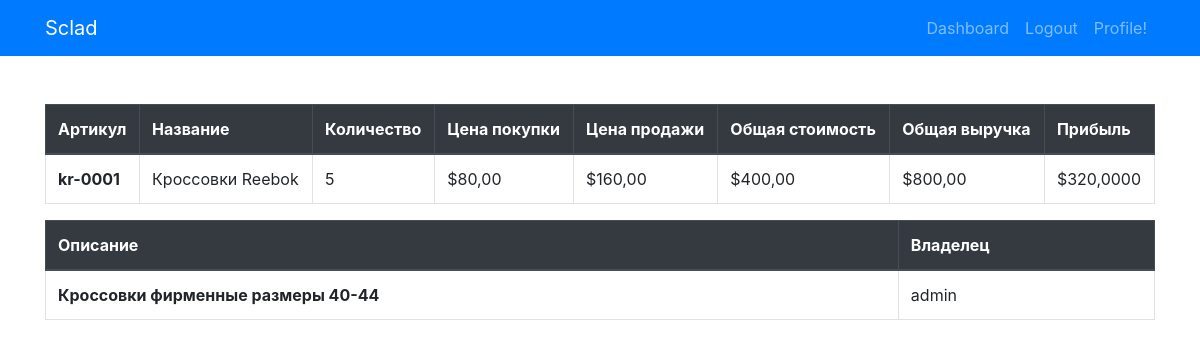
/products/3/ (signed in), run on an earlier commit of the app's database.
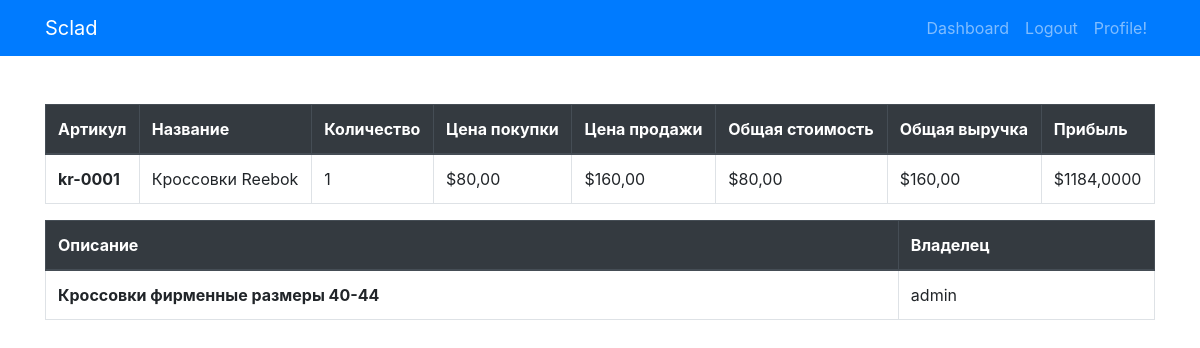
And on a later commit of the database.
### sclad/models.py (models this page shows, shortened)
class Product(models.Model):
    article_number = models.CharField(max_length=50, unique=True, null=True)
    name = models.CharField(max_length=255)
    description = models.TextField()
    purchase_price = models.DecimalField(max_digits=10, decimal_places=2)
    sell_price = models.DecimalField(max_digits=10, decimal_places=2)
    quantity = models.IntegerField()
    user = models.ForeignKey('accounts.User', on_delete=models.CASCADE)
    @property
    def total_arrival_quantity(self):
        return sum(ac.quantity for ac in self.arrivalcomposition_set.all())
    @property
    def total_expense_quantity(self):
        return sum(ec.quantity for ec in self.expensecomposition_set.all())
    @property
    def balance_quantity(self):
        return self.total_arrival_quantity - self.total_expense_quantity
    @property
    def balance_value(self):
        return self.balance_quantity * self.purchase_price
    @property
    def balance_sell(self):
        return self.balance_quantity * self.sell_price
    @property
    def total_profit(self):
        total_revenue = 0
        for expense_composition in self.expensecomposition_set.all():
            expense = expense_composition.expense
            discounted_price = expense_composition.product.sell_price * (
                        1 - expense.customer.discount.discount_percentage / 100)
            total_revenue += discounted_price * expense_composition.quantity
        total_cost = sum(item.purchase_price * item.quantity for item in
                         self.arrivalcomposition_set.all()) + self.balance_quantity * self.purchase_price
        return total_revenue - total_cost

class ArrivalComposition(models.Model):
    product = models.ForeignKey(Product, on_delete=models.CASCADE)
    arrival = models.ForeignKey(Arrival, on_delete=models.CASCADE)
    purchase_price = models.DecimalField(max_digits=10, decimal_places=2)
    quantity = models.IntegerField()
    user = models.ForeignKey('accounts.User', on_delete=models.CASCADE)

class ExpenseComposition(models.Model):
    expense = models.ForeignKey(Expense, on_delete=models.CASCADE)
    product = models.ForeignKey(Product, on_delete=models.CASCADE)
    quantity = models.IntegerField()
    user = models.ForeignKey('accounts.User', on_delete=models.CASCADE)

class Expense(models.Model):
    customer = models.ForeignKey(Customer, on_delete=models.CASCADE)
    date = models.DateField()
    description = models.TextField()
    user = models.ForeignKey('accounts.User', on_delete=models.CASCADE)

class Customer(models.Model):
    name = models.CharField(max_length=255)
    contact_info = models.TextField()
    discount = models.ForeignKey(Discount, on_delete=models.CASCADE, null=True, blank=True)
    user = models.ForeignKey('accounts.User', on_delete=models.CASCADE)

class Discount(models.Model):
    name = models.CharField(max_length=255)
    description = models.TextField()
    discount_percentage = models.DecimalField(max_digits=10, decimal_places=2)
    user = models.ForeignKey('accounts.User', on_delete=models.CASCADE)

### accounts/models.py (models this page shows)
class User(AbstractUser):
    groups = models.ManyToManyField(
        'auth.Group',
        related_name='custom_user_set',
        blank=True,
        help_text='The groups this user belongs to.',
        verbose_name='groups',
    )
    user_permissions = models.ManyToManyField(
        'auth.Permission',
        related_name='custom_user_permissions',
        blank=True,
        help_text='Specific permissions for this user.',
        verbose_name='user permissions',
    )
    ROLE_CHOICES = (
        ('admin', 'Admin'),
        ('manager', 'Manager'),
        ('employee', 'Employee'),
    )
    role = models.CharField(max_length=50, choices=ROLE_CHOICES, default='employee')

### sclad/views.py (the view)
# urls.py: path('products/<int:product_id>/', views.product_detail, name='product_detail'),
@login_required
def product_detail(request, product_id):
    product = get_object_or_404(Product, id=product_id)
    if request.user.role == 'admin' or product.user == request.user:
        context = {
            'product': product,
        }
        return render(request, 'sclad/product_detail.html', context)
    else:
        return HttpResponseForbidden("You are not authorized to view this arrival.")

### templates/sclad/product_detail.html
{% extends 'base.html' %}
{% block content %}
<table class="table table-bordered">
    <thead class="thead-dark">
    <tr>
        <th scope="col">Артикул</th>
        <th scope="col">Название</th>
        <th scope="col">Количество</th>
        <th scope="col">Цена покупки</th>
        <th scope="col">Цена продажи</th>
        <th scope="col">Общая стоимость</th>
        <th scope="col">Общая выручка</th>
        <th scope="col">Прибыль</th>
    </tr>
    </thead>
    <tbody>
    <tr>
        <th scope="row">{{ product.article_number }}</th>
        <td>{{ product.name }}</td>
        <td>{{ product.quantity }}</td>
        <td>${{ product.purchase_price }}</td>
        <td>${{ product.sell_price }}</td>
        <td>${{ product.balance_value }}</td>
        <td>${{ product.balance_sell }}</td>
        <td>${{ product.total_profit }}</td>
    </tr>
    </tbody>
</table>
<table class="table table-bordered">
    <thead class="thead-dark">
    <tr>
        <th scope="col">Описание</th>
        <th scope="col">Владелец</th>
    </tr>
    </thead>
    <tbody>
    <tr>
        <th scope="row">{{ product.description }}</th>
        <td>{{ product.user }}</td>
    </tr>
    </tbody>
</table>
{% endblock %}

What changed in the data, as far as the page shows it:
changed Product "kr-0001": quantity "5" → "1"; balance_value "400,00" → "80,00"; balance_sell "800,00" → "160,00"; total_profit "320,0000" → "1184,0000"
